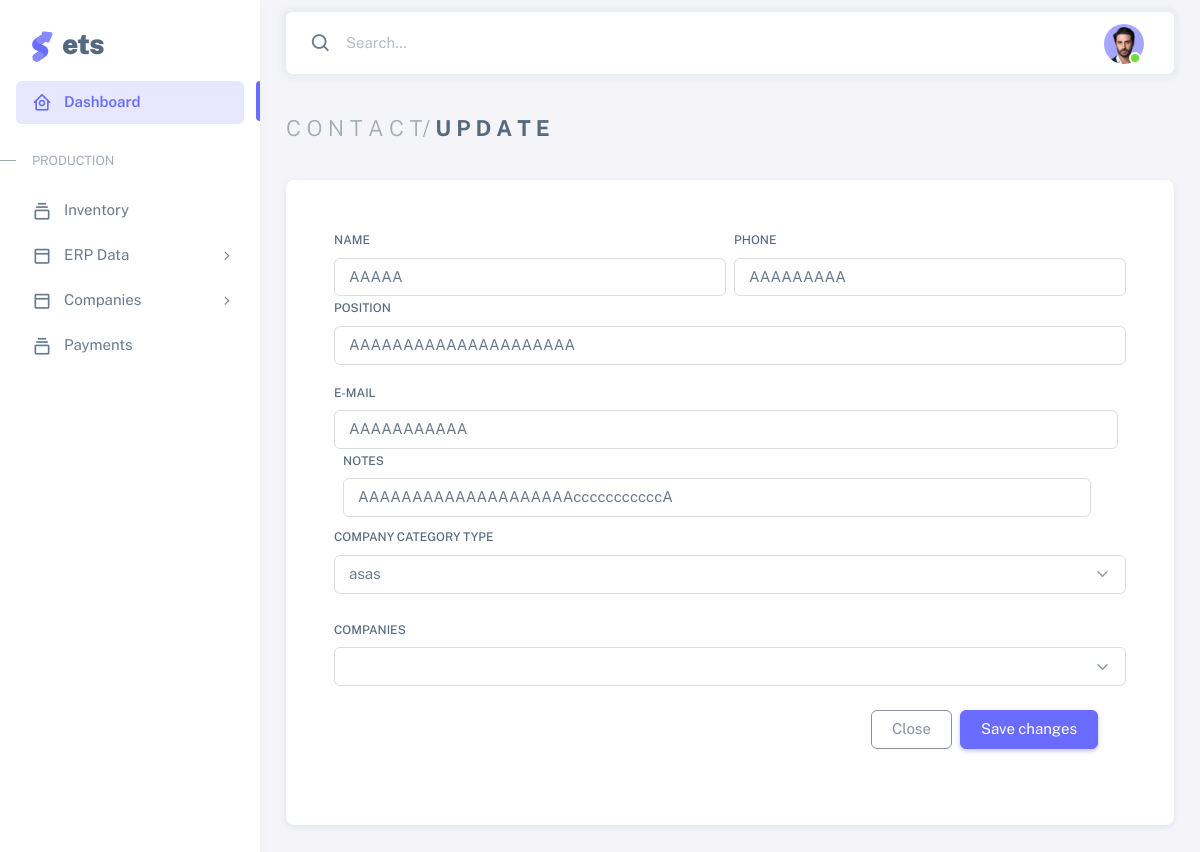
Page /contact-update/8 on the committed database.
### base/models.py (models this page shows)
class contacts(models.Model):
    contact_name      	=models.TextField()
    contact_phone       =models.TextField()
    contact_position    =models.TextField()
    contact_notes       =models.TextField()
    contact_email       =models.TextField()
    FK_com_id           =models.ForeignKey(companies,on_delete=set)
    FK_com_category_id  =models.ForeignKey(com_category, on_delete=set)

### base/views.py (the view, shortened to what this page needs)
# urls.py: path('contact-update/<str:pk>',views.contact_update, name='contact-update'),
def contact_update(request, pk):
    data = contacts.objects.get(id=pk)
    data_categories = com_category.objects.all()
    data_companies = companies.objects.all()
    context = {'c':data,'categories':data_categories,'companies':data_companies}
    return render(request, 'contact_update.html', context)

### templates/contact_update.html (shortened to what this page needs)
{% extends 'index.html' %}
{% block content %}
<div class="content-wrapper">
    <div class="container-xxl flex-grow-1 container-p-y">
      <h4 class="fw-bold py-3 mb-4"><span class="text-muted fw-light">C O N T A C T/ </span> U P D A T E</h4>
      <div class="row">
            <div class="col-md-12">
                <div class="card mb-4">
                <div class="card-body">
                        <form action="/contact-update/{{c.id}}" method="POST">
                            <div class="modal-body">
                            <div class="row g-2">
                                <div class="col mb-0">
                                <label for="emailBasic" class="form-label">Name</label>
                                <input name="contact_name_" type="text" id="nameBasic" class="form-control" placeholder=Jo****" value="{{c.contact_name}}"/>
                                </div>
                                <div class="col mb-0">
                                <label for="dobBasic" class="form-label">Phone</label>
                                <input name="contact_phone_" type="text" id="nameBasic" class="form-control" placeholder="(+)01*******" value="{{c.contact_phone}}" />
                                </div>
                            </div>
                            <div class="row g-2">
                                <div class="col mb-0">
                                <label for="emailBasic" class="form-label">Position</label>
                                <input name="contact_position_" type="text" id="nameBasic" class="form-control" placeholder="Sales Manger-******" value="{{c.contact_position}}" />
                                </div>
                                <div class="row g-2">
                                    <div class="col mb-0">
                                    <label for="emailBasic" class="form-label">E-mail</label>
                                    <input name="contact_email_" type="text" id="nameBasic" class="form-control" placeholder="name@example.com" value="{{c.contact_email}}"/>
                                    </div>
                            </div>
                            <div class="row">
                                <div class="col mb-0">
                                    <label for="dobBasic" class="form-label">Notes</label>
                                    <input name="contact_notes_" type="text" id="nameBasic" class="form-control" placeholder="Notes*****" value="{{c.contact_notes}}" />
                                    </div>
                            </div>
                              <div class="mb-3">
                                <label for="exampleFormControlSelect1" class="form-label">Company Category Type</label>
                                <select name="FK_com_category_id_"  class="form-select" id="cmb_categories" >
                                    {% for cat in categories %}
                                    <option value="{{ cat.id }}"  >{{ cat.com_category_name }}</option>
                                {% endfor %}
                                </select>
                              </div>
                              <div class="mb-3">
                                <label for="exampleFormControlSelect1" class="form-label">Companies </label>
                                <select name="FK_com_id_"  class="form-select" id="cmb_companies" >
                                </select>
                              </div>
                            </div>
                            <div class="modal-footer">
                            <a href="/contacts"><button type="button" class="btn btn-outline-secondary" data-bs-dismiss="modal">
                                Close
                            </button></a>
                            <button type="submit" class="btn btn-primary">Save changes</button>
                            </div>
                        </form>
                    </div>
                </div>
                </div>
            </div>
        </div>
    </div>
</div>
{% endblock %}

### rows in the picture
contacts: contact_name_ "AAAAA", contact_phone_ "AAAAAAAAA", contact_position_ "AAAAAAAAAAAAAAAAAAAAA", contact_email_ "AAAAAAAAAAA", contact_notes_ "AAAAAAAAAAAAAAAAAAAAcccccccccccA"

### other values in the picture
form field FK_com_category_id_ "asas"
